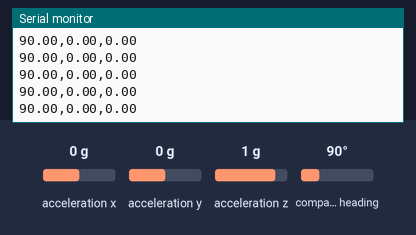
Bench run of a sketch on a simulated Arduino Uno, built with avr-gcc and run on an emulated ATmega328P. Parts: the last lines printed to the serial monitor. The test bench sets the inputs (shaded band); at power-on: acceleration x 0 g, acceleration y 0 g, acceleration z 1 g, compass heading 90°.

Above: at 2.2 s.
2.3 s: acceleration x set to -1.4 g
At 2.34 s:
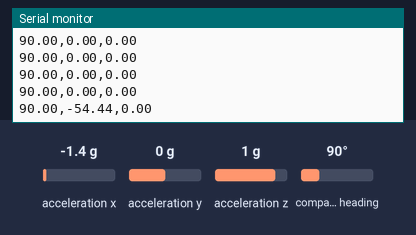
3.8 s: acceleration y set to -1.4 g
At 3.89 s:
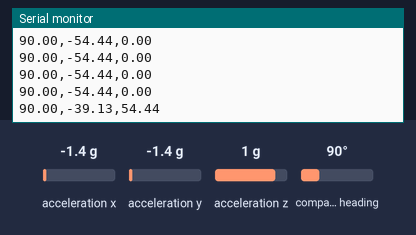
5.3 s: acceleration z set to -1.4 g
At 5.33 s:
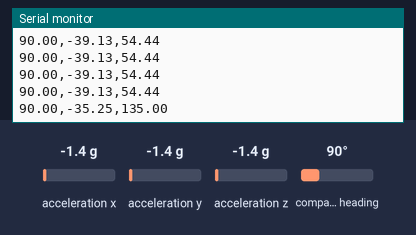
6.8 s: compass heading set to 7°
At 6.87 s:
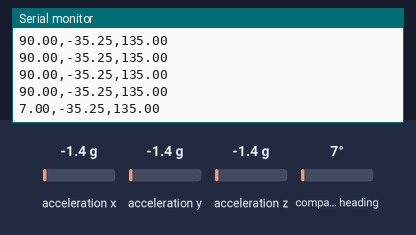
8.3 s: acceleration x set to 0 g
At 8.31 s:
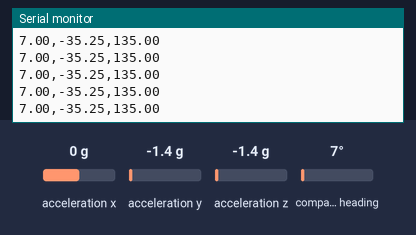
Timing chart, 0 to 11.3 s (numbered marks = the images above; inputs shaded):
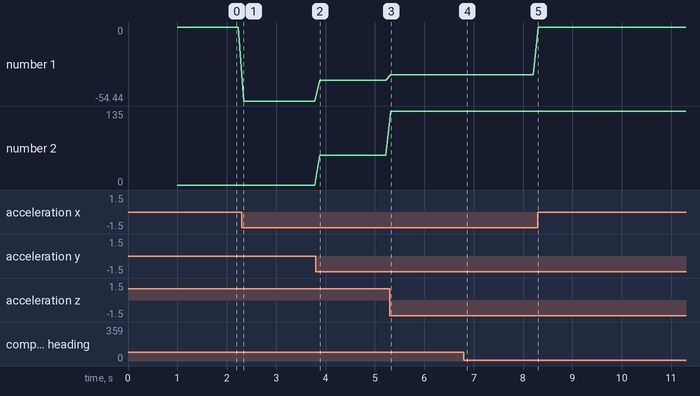

The sketch:

ArduinoSensorCode.ino
```cpp
#include <Wire.h>
#include <Adafruit_Sensor.h>
#include <Adafruit_BNO055.h>
#include <utility/imumaths.h>

Adafruit_BNO055 bno = Adafruit_BNO055(55, 0x28);

void setup() {
  Serial.begin(9600);
  if (!bno.begin()) {
    Serial.println("BNO055 not detected. Check wiring!");
    while (1);
  }
  bno.setExtCrystalUse(true);
  delay(1000);
}

void loop() {
  sensors_event_t event;
  bno.getEvent(&event);

  // Send as CSV: heading,roll,pitch
  Serial.print(event.orientation.x); // heading
  Serial.print(",");
  Serial.print(event.orientation.y); // roll
  Serial.print(",");
  Serial.println(event.orientation.z); // pitch

  delay(100); // send every 100ms
}
```

Measured:
- after the input at 2.3 s, the serial monitor: prints a new line at once (image 1)
- after the input at 3.8 s, the serial monitor: prints a new line after 0.08 s (image 2)
- after the input at 5.3 s, the serial monitor: prints a new line at once (image 3)
- after the input at 6.8 s, the serial monitor: prints a new line after 0.07 s (image 4)
- plotted number 1: 0 → -54.44 after the input at 2.3 s, -54.44 → -39.13 after the input at 3.8 s, -39.13 → -35.25 after the input at 5.3 s, -35.25 → 0 after the input at 8.3 s
- plotted number 2: 0 → 54.44 after the input at 3.8 s, 54.44 → 135 after the input at 5.3 s
